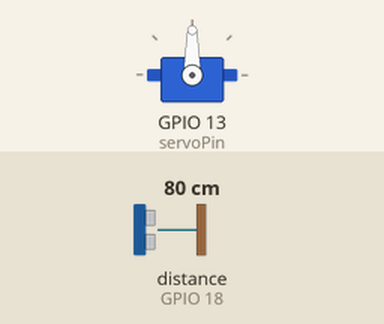
Recording of a sketch running on a simulated ESP32. On the bench: servo. The inputs (shaded band) are chosen by the test bench; at power-on: distance to the obstacle (sensor on GPIO 18) 80 cm. The echo pulse lasts 58.3 µs per cm; WiFi joins after 1.5 s; servers stay silent unless stated; what the sketch prints to the serial monitor is not drawn.

Above: at 2.7 s.
2.8 s: distance to the obstacle (sensor on GPIO 18) set to 96 cm
At 3.85 s:
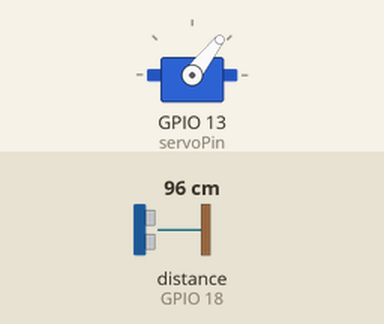
8.8 s: distance to the obstacle (sensor on GPIO 18) set to 103 cm
At 11.8 s:
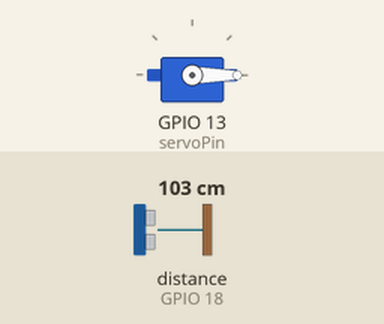
14.8 s: distance to the obstacle (sensor on GPIO 18) set to 2 cm
At 15.88 s:
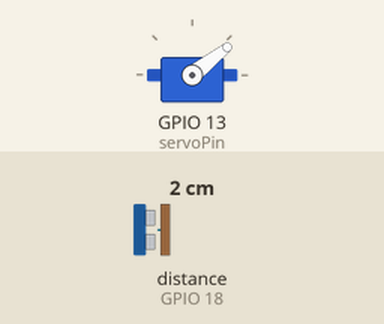
Timing chart, 0 to 26.8 s (numbered marks = the images above; inputs shaded):
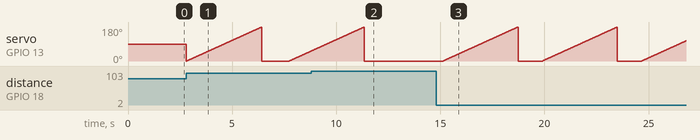

Measured:
- the behaviour switches between 98 and 99 cm on distance to the obstacle (sensor on GPIO 18) (found by bisection; images 1 and 2)
- after the input at 8.8 s, servo on GPIO 13 (servoPin): goes on until 11.4 s, then stays 0°
- after the input at 14.8 s, servo on GPIO 13 (servoPin): ramps from 0° to 180° and jumps back, once every 4.8 s

The sketch:

cobaFirebase.ino
```cpp
// (licence header left out)
#if defined(ESP32)
#include <WiFi.h>
#include <FirebaseESP32.h>
#elif defined(ESP8266)
#include <ESP8266WiFi.h>
#include <FirebaseESP8266.h>
#endif
#include <NewPing.h>
#include <ESP32Servo.h>
#include <analogWrite.h>
#include <ESP32Tone.h>
#include <ESP32PWM.h>


//Provide the token generation process info.
#include <addons/TokenHelper.h>

//Provide the RTDB payload printing info and other helper functions.
#include <addons/RTDBHelper.h>

/* 1. Define the WiFi credentials */
#define WIFI_SSID "realme6pro"
#define WIFI_PASSWORD "1234abcd"

//For the following credentials, see examples/Authentications/SignInAsUser/EmailPassword/EmailPassword.ino

/* 2. Define the API Key */
#define API_KEY "AIzaSyBaS2GPljGKQ8Rsz_4MRAhCt2SDdq6Xd64"

/* 3. Define the RTDB URL */
#define DATABASE_URL "https://cobaiot-30fb6-default-rtdb.firebaseio.com/" //<databaseName>.firebaseio.com or <databaseName>.<region>.firebasedatabase.app

/* 4. Define the user Email and password that alreadey registerd or added in your project */
#define USER_EMAIL "yssdmhrdka@gmail.com"
#define USER_PASSWORD "yossiaDWI0208"

//Define Firebase Data object
FirebaseData fbData;

String path = "/esp32";
int jarak_lama;
int jarak_baru;


FirebaseAuth auth;
FirebaseConfig config;


#define TRIGGER_PIN  5  // Arduino pin tied to trigger pin on the ultrasonic sensor.
#define ECHO_PIN     18
static const int servoPin = 13;
Servo servo;
NewPing sonar(TRIGGER_PIN, ECHO_PIN);

void setup()
{

  Serial.begin(115200);
  servo.attach(servoPin);


  WiFi.begin(WIFI_SSID, WIFI_PASSWORD);
  Serial.print("Connecting to Wi-Fi");
  while (WiFi.status() != WL_CONNECTED)
  {
    Serial.print(".");
    delay(300);
  }
  Serial.println();
  Serial.print("Connected with IP: ");
  Serial.println(WiFi.localIP());
  Serial.println();

  Serial.printf("Firebase Client v%s\n\n", FIREBASE_CLIENT_VERSION);

  /* Assign the api key (required) */
  config.api_key = API_KEY;

  /* Assign the user sign in credentials */
  auth.user.email = USER_EMAIL;
  auth.user.password = USER_PASSWORD;

  /* Assign the RTDB URL (required) */
  config.database_url = DATABASE_URL;

  /* Assign the callback function for the long running token generation task */
  config.token_status_callback = tokenStatusCallback; //see addons/TokenHelper.h

  //Or use legacy authenticate method
  config.database_url = DATABASE_URL;
  config.signer.tokens.legacy_token = "RLHxdGTuooEQskWKZjucc3GGjCPhwQBxDid4Dj9s";

  //////////////////////////////////////////////////////////////////////////////////////////////
  //Please make sure the device free Heap is not lower than 80 k for ESP32 and 10 k for ESP8266,
  //otherwise the SSL connection will fail.
  //////////////////////////////////////////////////////////////////////////////////////////////

  Firebase.begin(&config, &auth);

  //Comment or pass false value when WiFi reconnection will control by your code or third party library
  Firebase.reconnectWiFi(true);

  Firebase.setDoubleDigits(5);


  /** Timeout options, below is default config.

  //WiFi reconnect timeout (interval) in ms (10 sec - 5 min) when WiFi disconnected.
  config.timeout.wifiReconnect = 10 * 1000;

  //Socket begin connection timeout (ESP32) or data transfer timeout (ESP8266) in ms (1 sec - 1 min).
  config.timeout.socketConnection = 30 * 1000;

  //ESP32 SSL handshake in ms (1 sec - 2 min). This option doesn't allow in ESP8266 core library.
  config.timeout.sslHandshake = 2 * 60 * 1000;

  //Server response read timeout in ms (1 sec - 1 min).
  config.timeout.serverResponse = 10 * 1000;

  //RTDB Stream keep-alive timeout in ms (20 sec - 2 min) when no server's keep-alive event data received.
  config.timeout.rtdbKeepAlive = 45 * 1000;

  //RTDB Stream reconnect timeout (interval) in ms (1 sec - 1 min) when RTDB Stream closed and want to resume.
  config.timeout.rtdbStreamReconnect = 1 * 1000;

  //RTDB Stream error notification timeout (interval) in ms (3 sec - 30 sec). It determines how often the readStream
  //will return false (error) when it called repeatedly in loop.
  config.timeout.rtdbStreamError = 3 * 1000;

  */
}

void loop()
{

  delay(1000);

  jarak_baru = sonar.ping_cm();
  Serial.println(jarak_baru);

  if(jarak_baru != jarak_lama){
      Firebase.setDouble(fbData,path + "/jarak",jarak_baru);
      jarak_lama = jarak_baru;
    }

  if(jarak_baru <= 100){
    Firebase.setString(fbData,path + "/status","objek mendekat");
    for(int degree = 0; degree <=180; degree++){
      servo.write(degree);
      delay(20);
     }
      servo.write(0);
  }
  else if(jarak_baru > 100){
    Firebase.setString(fbData,path + "/status","objek menjauh");
  }

}

/// PLEASE AVOID THIS ////

//Please avoid the following inappropriate and inefficient use cases
/**
 *
 * 1. Call get repeatedly inside the loop without the appropriate timing for execution provided e.g. millis() or conditional checking,
 * where delay should be avoided.
 *
 * Everytime get was called, the request header need to be sent to server which its size depends on the authentication method used,
 * and costs your data usage.
 *
 * Please use stream function instead for this use case.
 *
 * 2. Using the single FirebaseData object to call different type functions as above example without the appropriate
 * timing for execution provided in the loop i.e., repeatedly switching call between get and set functions.
 *
 * In addition to costs the data usage, the delay will be involved as the session needs to be closed and opened too often
 * due to the HTTP method (GET, PUT, POST, PATCH and DELETE) was changed in the incoming request.
 *
 *
 * Please reduce the use of swithing calls by store the multiple values to the JSON object and store it once on the database.
 *
 * Or calling continuously "set" or "setAsync" functions without "get" called in between, and calling get continuously without set
 * called in between.
 *
 * If you needed to call arbitrary "get" and "set" based on condition or event, use another FirebaseData object to avoid the session
 * closing and reopening.
 *
 * 3. Use of delay or hidden delay or blocking operation to wait for hardware ready in the third party sensor libraries, together with stream functions e.g. Firebase.RTDB.readStream and fbdo.streamAvailable in the loop.
 *
 * Please use non-blocking mode of sensor libraries (if available) or use millis instead of delay in your code.
 *
 * 4. Blocking the token generation process.
 *
 * Let the authentication token generation to run without blocking, the following code MUST BE AVOIDED.
 *
 * while (!Firebase.ready()) <---- Don't do this in while loop
 * {
 *     delay(1000);
 * }
 *
 */
```
